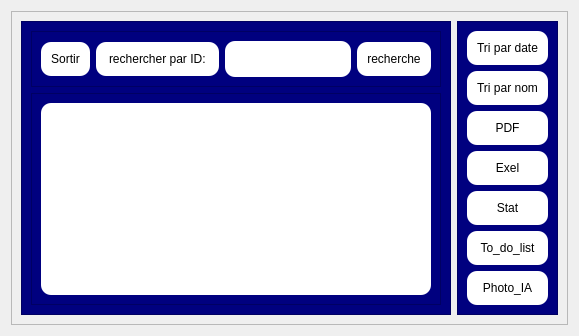
         <widget class="QWidget" name="serviceadvanced">
          <layout class="QHBoxLayout" name="horizontalLayout_22">
           <item>
            <widget class="QFrame" name="frame_35">
             <property name="styleSheet">
              <string notr="true"/>
             </property>
             <property name="frameShape">
              <enum>QFrame::Shape::StyledPanel</enum>
             </property>
             <property name="frameShadow">
              <enum>QFrame::Shadow::Raised</enum>
             </property>
             <layout class="QHBoxLayout" name="horizontalLayout_23">
              <item>
               <widget class="QFrame" name="frame_36">
                <property name="styleSheet">
                 <string notr="true">background-color: rgb(0, 0, 127);</string>
                </property>
                <property name="frameShape">
                 <enum>QFrame::Shape::StyledPanel</enum>
                </property>
                <property name="frameShadow">
                 <enum>QFrame::Shadow::Raised</enum>
                </property>
                <layout class="QVBoxLayout" name="verticalLayout_20">
                 <item>
                  <widget class="QFrame" name="frame_38">
                   <property name="sizePolicy">
                    <sizepolicy hsizetype="Fixed" vsizetype="Maximum">
                     <horstretch>0</horstretch>
                     <verstretch>0</verstretch>
                    </sizepolicy>
                   </property>
                   <property name="frameShape">
                    <enum>QFrame::Shape::StyledPanel</enum>
                   </property>
                   <property name="frameShadow">
                    <enum>QFrame::Shadow::Raised</enum>
                   </property>
                   <layout class="QHBoxLayout" name="horizontalLayout_24">
                    <item>
                     <widget class="QPushButton" name="pushButtonserviceavancesortir">
                      <property name="styleSheet">
                       <string notr="true">QPushButton
{
background-color:rgb(255, 255, 255);
border-radius: 10px;
padding: 10px;
}

QPushButton:Hover {
				background-color: rgb(159, 159, 159);
				border-color: rgb(159, 159, 159);}
</string>
                      </property>
                      <property name="text">
                       <string>Sortir</string>
                      </property>
                     </widget>
                    </item>
                    <item>
                     <widget class="QLabel" name="label_40">
                      <property name="sizePolicy">
                       <sizepolicy hsizetype="Maximum" vsizetype="Maximum">
                        <horstretch>0</horstretch>
                        <verstretch>0</verstretch>
                       </sizepolicy>
                      </property>
                      <property name="styleSheet">
                       <string notr="true">background-color: rgb(255, 255, 255);
border-radius: 10px;
padding:10px;</string>
                      </property>
                      <property name="text">
                       <string>rechercher par ID:</string>
                      </property>
                     </widget>
                    </item>
                    <item>
                     <widget class="QLineEdit" name="lineEditserrecherche">
                      <property name="sizePolicy">
                       <sizepolicy hsizetype="Fixed" vsizetype="Fixed">
                        <horstretch>0</horstretch>
                        <verstretch>0</verstretch>
                       </sizepolicy>
                      </property>
                      <property name="styleSheet">
                       <string notr="true">background-color: rgb(255, 255, 255);
border-radius: 10px;padding:10px;</string>
                      </property>
                     </widget>
                    </item>
                    <item>
                     <widget class="QPushButton" name="pushButtonserrecherche">
                      <property name="styleSheet">
                       <string notr="true">QPushButton
{
background-color:rgb(255, 255, 255);
border-radius: 10px;
padding: 10px;
}

QPushButton:Hover {
				background-color: rgb(159, 159, 159);
				border-color: rgb(159, 159, 159);}
</string>
                      </property>
                      <property name="text">
                       <string>recherche</string>
                      </property>
                     </widget>
                    </item>
                   </layout>
                  </widget>
                 </item>
                 <item>
                  <widget class="QFrame" name="frame_39">
                   <property name="frameShape">
                    <enum>QFrame::Shape::StyledPanel</enum>
                   </property>
                   <property name="frameShadow">
                    <enum>QFrame::Shadow::Raised</enum>
                   </property>
                   <layout class="QHBoxLayout" name="horizontalLayout_25">
                    <item>
                     <widget class="QTableView" name="tableViewsertools">
                      <property name="styleSheet">
                       <string notr="true">background-color: rgb(255, 255, 255);
border-radius: 10px;</string>
                      </property>
                     </widget>
                    </item>
                   </layout>
                  </widget>
                 </item>
                </layout>
               </widget>
              </item>
              <item>
               <widget class="QFrame" name="frame_37">
                <property name="styleSheet">
                 <string notr="true">background-color: rgb(0, 0, 127);</string>
                </property>
                <property name="frameShape">
                 <enum>QFrame::Shape::StyledPanel</enum>
                </property>
                <property name="frameShadow">
                 <enum>QFrame::Shadow::Raised</enum>
                </property>
                <layout class="QVBoxLayout" name="verticalLayout_21">
                 <item>
                  <widget class="QPushButton" name="pushButtontridate">
                   <property name="styleSheet">
                    <string notr="true">QPushButton
{
background-color:rgb(255, 255, 255);
border-radius: 10px;
padding: 10px;
}

QPushButton:Hover {
				background-color: rgb(159, 159, 159);
				border-color: rgb(159, 159, 159);}
</string>
                   </property>
                   <property name="text">
                    <string>Tri par date</string>
                   </property>
                  </widget>
                 </item>
                 <item>
                  <widget class="QPushButton" name="pushButtonsertrinom">
                   <property name="styleSheet">
                    <string notr="true">QPushButton
{
background-color:rgb(255, 255, 255);
border-radius: 10px;
padding: 10px;
}

QPushButton:Hover {
				background-color: rgb(159, 159, 159);
				border-color: rgb(159, 159, 159);}
</string>
                   </property>
                   <property name="text">
                    <string>Tri par nom</string>
                   </property>
                  </widget>
                 </item>
                 <item>
                  <widget class="QPushButton" name="pushButtonserpdf">
                   <property name="styleSheet">
                    <string notr="true">QPushButton
{
background-color:rgb(255, 255, 255);
border-radius: 10px;
padding: 10px;
}

QPushButton:Hover {
				background-color: rgb(159, 159, 159);
				border-color: rgb(159, 159, 159);}
</string>
                   </property>
                   <property name="text">
                    <string>PDF</string>
                   </property>
                  </widget>
                 </item>
                 <item>
                  <widget class="QPushButton" name="pushButtonserexel">
                   <property name="styleSheet">
                    <string notr="true">QPushButton
{
background-color:rgb(255, 255, 255);
border-radius: 10px;
padding: 10px;
}

QPushButton:Hover {
				background-color: rgb(159, 159, 159);
				border-color: rgb(159, 159, 159);}
</string>
                   </property>
                   <property name="text">
                    <string>Exel</string>
                   </property>
                  </widget>
                 </item>
                 <item>
                  <widget class="QPushButton" name="pushButtonserstat">
                   <property name="styleSheet">
                    <string notr="true">QPushButton
{
background-color:rgb(255, 255, 255);
border-radius: 10px;
padding: 10px;
}

QPushButton:Hover {
				background-color: rgb(159, 159, 159);
				border-color: rgb(159, 159, 159);}
</string>
                   </property>
                   <property name="text">
                    <string>Stat</string>
                   </property>
                  </widget>
                 </item>
                 <item>
                  <widget class="QPushButton" name="pushButtonsertodo">
                   <property name="styleSheet">
                    <string notr="true">QPushButton
{
background-color:rgb(255, 255, 255);
border-radius: 10px;
padding: 10px;
}

QPushButton:Hover {
				background-color: rgb(159, 159, 159);
				border-color: rgb(159, 159, 159);}
</string>
                   </property>
                   <property name="text">
                    <string>To_do_list</string>
                   </property>
                  </widget>
                 </item>
                 <item>
                  <widget class="QPushButton" name="pushButtonserphoto">
                   <property name="styleSheet">
                    <string notr="true">QPushButton
{
background-color:rgb(255, 255, 255);
border-radius: 10px;
padding: 10px;
}

QPushButton:Hover {
				background-color: rgb(159, 159, 159);
				border-color: rgb(159, 159, 159);}
</string>
                   </property>
                   <property name="text">
                    <string>Photo_IA</string>
                   </property>
                  </widget>
                 </item>
                </layout>
               </widget>
              </item>
             </layout>
            </widget>
           </item>
          </layout>
         </widget>
